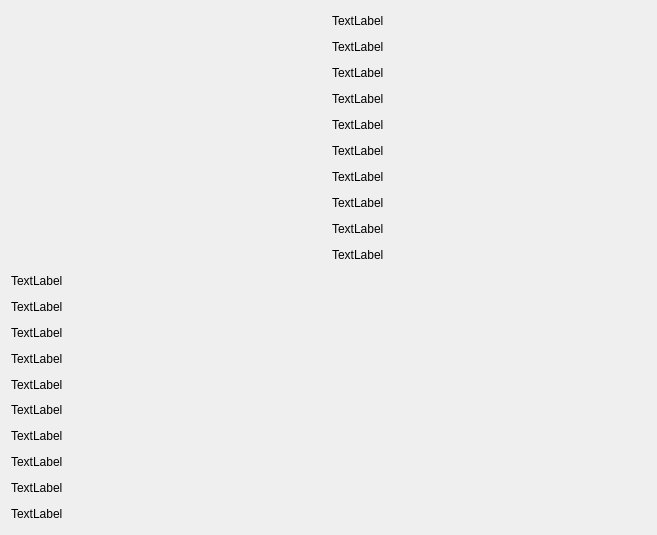
<?xml version="1.0" encoding="UTF-8"?>
<ui version="4.0">
 <class>all_2</class>
 <widget class="QDialog" name="all_2">
  <property name="geometry">
   <rect>
    <x>0</x>
    <y>0</y>
    <width>657</width>
    <height>535</height>
   </rect>
  </property>
  <property name="windowTitle">
   <string>Dialog</string>
  </property>
  <layout class="QGridLayout" name="gridLayout">
   <item row="0" column="0">
    <widget class="QLabel" name="label">
     <property name="text">
      <string/>
     </property>
    </widget>
   </item>
   <item row="0" column="1">
    <layout class="QVBoxLayout" name="verticalLayout">
     <item>
      <widget class="QLabel" name="label_10">
       <property name="text">
        <string>TextLabel</string>
       </property>
      </widget>
     </item>
     <item>
      <widget class="QLabel" name="label_8">
       <property name="text">
        <string>TextLabel</string>
       </property>
      </widget>
     </item>
     <item>
      <widget class="QLabel" name="label_6">
       <property name="text">
        <string>TextLabel</string>
       </property>
      </widget>
     </item>
     <item>
      <widget class="QLabel" name="label_5">
       <property name="text">
        <string>TextLabel</string>
       </property>
      </widget>
     </item>
     <item>
      <widget class="QLabel" name="label_4">
       <property name="text">
        <string>TextLabel</string>
       </property>
      </widget>
     </item>
     <item>
      <widget class="QLabel" name="label_2">
       <property name="text">
        <string>TextLabel</string>
       </property>
      </widget>
     </item>
     <item>
      <widget class="QLabel" name="label_3">
       <property name="text">
        <string>TextLabel</string>
       </property>
      </widget>
     </item>
     <item>
      <widget class="QLabel" name="label_7">
       <property name="text">
        <string>TextLabel</string>
       </property>
      </widget>
     </item>
     <item>
      <widget class="QLabel" name="label_9">
       <property name="text">
        <string>TextLabel</string>
       </property>
      </widget>
     </item>
     <item>
      <widget class="QLabel" name="label_11">
       <property name="text">
        <string>TextLabel</string>
       </property>
      </widget>
     </item>
    </layout>
   </item>
   <item row="1" column="0" colspan="2">
    <layout class="QVBoxLayout" name="verticalLayout_2">
     <item>
      <widget class="QLabel" name="label_13">
       <property name="text">
        <string>TextLabel</string>
       </property>
      </widget>
     </item>
     <item>
      <widget class="QLabel" name="label_12">
       <property name="text">
        <string>TextLabel</string>
       </property>
      </widget>
     </item>
     <item>
      <widget class="QLabel" name="label_14">
       <property name="text">
        <string>TextLabel</string>
       </property>
      </widget>
     </item>
     <item>
      <widget class="QLabel" name="label_15">
       <property name="text">
        <string>TextLabel</string>
       </property>
      </widget>
     </item>
     <item>
      <widget class="QLabel" name="label_16">
       <property name="text">
        <string>TextLabel</string>
       </property>
      </widget>
     </item>
     <item>
      <widget class="QLabel" name="label_17">
       <property name="text">
        <string>TextLabel</string>
       </property>
      </widget>
     </item>
     <item>
      <widget class="QLabel" name="label_18">
       <property name="text">
        <string>TextLabel</string>
       </property>
      </widget>
     </item>
     <item>
      <widget class="QLabel" name="label_19">
       <property name="text">
        <string>TextLabel</string>
       </property>
      </widget>
     </item>
     <item>
      <widget class="QLabel" name="label_20">
       <property name="text">
        <string>TextLabel</string>
       </property>
      </widget>
     </item>
     <item>
      <widget class="QLabel" name="label_21">
       <property name="text">
        <string>TextLabel</string>
       </property>
      </widget>
     </item>
    </layout>
   </item>
  </layout>
 </widget>
 <resources/>
 <connections/>
</ui>
